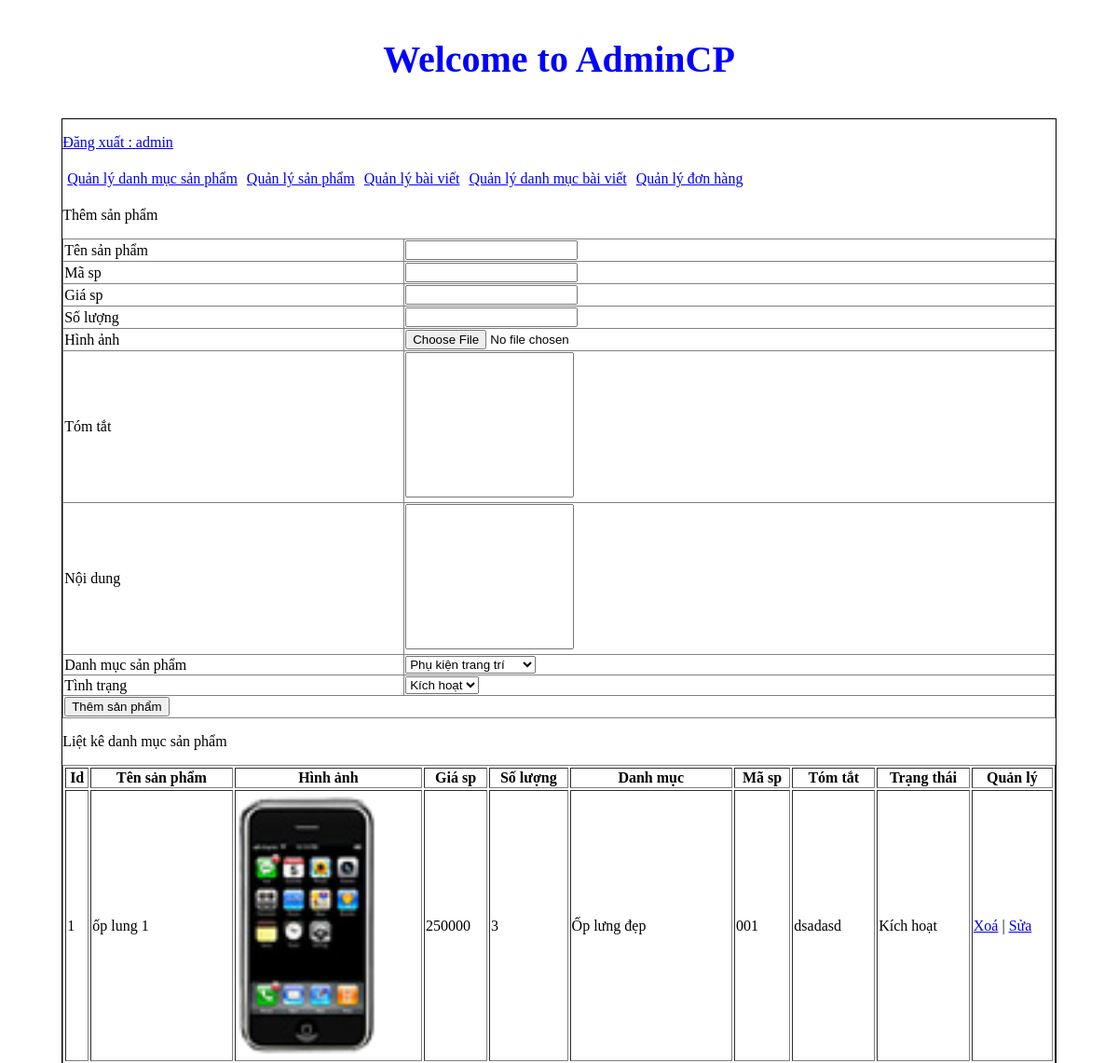
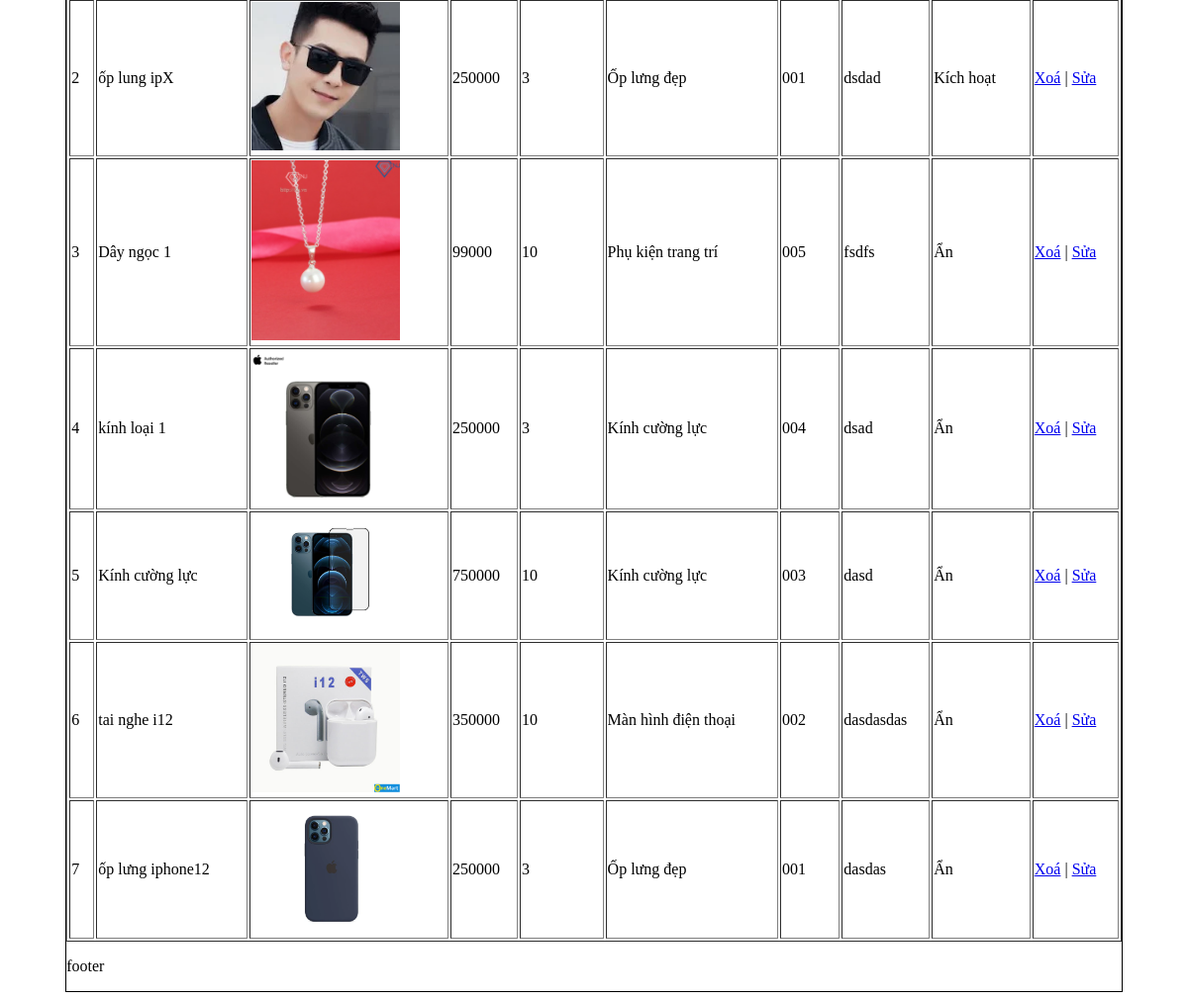
The app's page /admincp/index.php?action=quanlysp&query=them (signed in) with its own data (2 pictures, top to bottom).
### tables this page shows
CREATE TABLE `tbl_sanpham` (
  `id_sanpham` int(11) NOT NULL,
  `tensanpham` varchar(250) NOT NULL,
  `masp` varchar(100) NOT NULL,
  `giasp` varchar(50) NOT NULL,
  `soluong` int(11) NOT NULL,
  `hinhanh` varchar(50) NOT NULL,
  `tomtat` text NOT NULL,
  `noidung` text NOT NULL,
  `tinhtrang` int(11) NOT NULL,
  `id_danhmuc` int(11) NOT NULL
);

CREATE TABLE `tbl_danhmuc` (
  `id_danhmuc` int(11) NOT NULL,
  `tendanhmuc` varchar(100) NOT NULL,
  `thutu` int(11) NOT NULL
);

### admincp/modules/quanlysp/lietke.php (the view)
<?php
	$sql_lietke_sp = "SELECT * FROM tbl_sanpham,tbl_danhmuc WHERE tbl_sanpham.id_danhmuc=tbl_danhmuc.id_danhmuc ORDER BY id_sanpham DESC";
	$query_lietke_sp = mysqli_query($mysqli,$sql_lietke_sp);
?>
<p>Liệt kê danh mục sản phẩm</p>
<table style="width:100%" border="1" style="border-collapse: collapse;">
  <tr>
  	<th>Id</th>
    <th>Tên sản phẩm</th>
    <th>Hình ảnh</th>
    <th>Giá sp</th>
    <th>Số lượng</th>
    <th>Danh mục</th>
    <th>Mã sp</th>
    <th>Tóm tắt</th>
    <th>Trạng thái</th>
  	<th>Quản lý</th>
  </tr>
  <?php
  $i = 0;
  while($row = mysqli_fetch_array($query_lietke_sp)){
  	$i++;
  ?>
  <tr>
  	<td><?php echo $i ?></td>
    <td><?php echo $row['tensanpham'] ?></td>
    <td><img src="modules/quanlysp/uploads/<?php echo $row['hinhanh'] ?>" width="150px"></td>
    <td><?php echo $row['giasp'] ?></td>
    <td><?php echo $row['soluong'] ?></td>
    <td><?php echo $row['tendanhmuc'] ?></td>
    <td><?php echo $row['masp'] ?></td>
    <td><?php echo $row['tomtat'] ?></td>
    <td><?php if($row['tinhtrang']==1){
        echo 'Kích hoạt';
      }else{
        echo 'Ẩn';
      }
      ?>
    </td>
   	<td>
   		<a href="modules/quanlysp/xuly.php?idsanpham=<?php echo $row['id_sanpham'] ?>">Xoá</a> | <a href="?action=quanlysp&query=sua&idsanpham=<?php echo $row['id_sanpham'] ?>">Sửa</a>
   	</td>
  </tr>
  <?php
  }
  ?>
</table>

### admincp/index.php (shortened to what this page needs)
<!DOCTYPE html>
<html lang="en">
<head>
	<link rel="stylesheet" type="text/css" href="css/styleadmincp.css">
</head>
<body>
	<h3 class="title_admin">Welcome to AdminCP</h3>
	<div class="wrapper">
	<?php
			include("modules/header.php");
			include("modules/menu.php");
			include("modules/main.php");
			include("modules/footer.php");
	?>
	</div>
</body>
</html>

### admincp/modules/header.php (shortened to what this page needs)
<p><a href="index.php?dangxuat=1">Đăng xuất : <?php if(isset($_SESSION['dangnhap'])){
		echo $_SESSION['dangnhap'];
	} ?></a></p>

### admincp/modules/menu.php
<ul class="admincp_list">
	<li><a href="index.php?action=quanlydanhmucsanpham&query=them">Quản lý danh mục sản phẩm</a></li>
	<li><a href="index.php?action=quanlysp&query=them">Quản lý sản phẩm</a></li>
	<li><a href="index.php?action=quanlybaiviet&query=them">Quản lý bài viết</a></li>
	<li><a href="index.php?action=quanlydanhmucbaiviet&query=them">Quản lý danh mục bài viết</a></li>
	<li><a href="index.php?action=quanlydonhang&query=lietke">Quản lý đơn hàng</a></li>
</ul>

### admincp/modules/main.php (shortened to what this page needs)
<div class="main">
	<?php
				if(isset($_GET['action']) && $_GET['query']){
					$tam = $_GET['action'];
					$query = $_GET['query'];
				}else{
					$tam = '';
					$query = '';
				}
				if($tam=='quanlydanhmucsanpham' && $query=='them'){
					include("modules/quanlydanhmucsp/them.php");
					include("modules/quanlydanhmucsp/lietke.php");
				}elseif ($tam=='quanlydanhmucsanpham' && $query=='sua') {
					include("modules/quanlydanhmucsp/sua.php");
				}elseif ($tam=='quanlysp' && $query=='them') {
					include("modules/quanlysp/them.php");
					include("modules/quanlysp/lietke.php");
				}elseif($tam=='quanlysp' && $query=='sua'){
					include("modules/quanlysp/sua.php");
				}elseif($tam=='quanlydonhang' && $query=='lietke'){
					include("modules/quanlydonhang/lietke.php");
				}elseif($tam=='donhang' && $query=='xemdonhang'){
					include("modules/quanlydonhang/xemdonhang.php");
				}
				else{
					include("modules/dashboard.php");
				}
	?>
</div>

### admincp/modules/quanlysp/them.php (shortened to what this page needs)
<p>Thêm sản phẩm</p>
<table border="1" width="100%" style="border-collapse: collapse;">
 <form method="POST" action="modules/quanlysp/xuly.php" enctype="multipart/form-data">
	  <tr>
	  	<td>Tên sản phẩm</td>
	  	<td><input type="text" name="tensanpham"></td>
	  </tr>
	   <tr>
	  	<td>Mã sp</td>
	  	<td><input type="text" name="masp"></td>
	  </tr>
	  <tr>
	  	<td>Giá sp</td>
	  	<td><input type="text" name="giasp"></td>
	  </tr>
	  <tr>
	  	<td>Số lượng</td>
	  	<td><input type="text" name="soluong"></td>
	  </tr>
	   <tr>
	  	<td>Hình ảnh</td>
	  	<td><input type="file" name="hinhanh"></td>
	  </tr>
	  <tr>
	  	<td>Tóm tắt</td>
	  	<td><textarea rows="10"  name="tomtat" style="resize: none"></textarea></td>
	  </tr>
	   <tr>
	  	<td>Nội dung</td>
	  	<td><textarea rows="10"  name="noidung" style="resize: none"></textarea></td>
	  </tr>
	  <tr>
	    <td>Danh mục sản phẩm</td>
	    <td>
	    	<select name="danhmuc">
	    		<?php
	    		$sql_danhmuc = "SELECT * FROM tbl_danhmuc ORDER BY id_danhmuc DESC";
	    		$query_danhmuc = mysqli_query($mysqli,$sql_danhmuc);
	    		while($row_danhmuc = mysqli_fetch_array($query_danhmuc)){
	    		?>
	    		<option value="<?php echo $row_danhmuc['id_danhmuc'] ?>"><?php echo $row_danhmuc['tendanhmuc'] ?></option>
	    		<?php
	    		}
	    		?>
	    	</select>
	    </td>
	  </tr>
	  <tr>
	    <td>Tình trạng</td>
	    <td>
	    	<select name="tinhtrang">
	    		<option value="1">Kích hoạt</option>
	    	</select>
	    </td>
	  </tr>
	   <tr>
	    <td colspan="2"><input type="submit" name="themsanpham" value="Thêm sản phẩm"></td>
	  </tr>
 </form>
</table>

### admincp/modules/footer.php
<p>footer</p>

### admincp/css/styleadmincp.css (style rules this page uses)
ul.admincp_list { padding: 0; margin: 0; list-style: none; }
ul.admincp_list li { float: left; margin: 5px; }
h3.title_admin { text-align: center; font-size: 40px; color: blue; }
.wrapper { border:1px solid #000; height: auto; width: 90%; margin:0 auto; }

### records on screen
tbl_sanpham: tensanpham "ốp lung 1", hinhanh (picture), giasp "250000", soluong "3", id_danhmuc.tendanhmuc "Ốp lưng đẹp", masp "001", tomtat "dsadasd", tinhtrang "Kích hoạt"
tbl_sanpham: tensanpham "ốp lung ipX", hinhanh (picture), giasp "250000", soluong "3", id_danhmuc.tendanhmuc "Ốp lưng đẹp", masp "001", tomtat "dsdad", tinhtrang "Kích hoạt"
tbl_sanpham: tensanpham "Dây ngọc 1", hinhanh (picture), giasp "99000", soluong "10", id_danhmuc.tendanhmuc "Phụ kiện trang trí", masp "005", tomtat "fsdfs", tinhtrang "Ẩn"
tbl_sanpham: tensanpham "kính loại 1", hinhanh (picture), giasp "250000", soluong "3", id_danhmuc.tendanhmuc "Kính cường lực", masp "004", tomtat "dsad", tinhtrang "Ẩn"
tbl_sanpham: tensanpham "Kính cường lực", hinhanh (picture), giasp "750000", soluong "10", id_danhmuc.tendanhmuc "Kính cường lực", masp "003", tomtat "dasd", tinhtrang "Ẩn"
tbl_sanpham: tensanpham "tai nghe i12", hinhanh (picture), giasp "350000", soluong "10", id_danhmuc.tendanhmuc "Màn hình điện thoại", masp "002", tomtat "dasdasdas", tinhtrang "Ẩn"
tbl_sanpham: tensanpham "ốp lưng iphone12", hinhanh (picture), giasp "250000", soluong "3", id_danhmuc.tendanhmuc "Ốp lưng đẹp", masp "001", tomtat "dasdas", tinhtrang "Ẩn"

### other values on screen
$_SESSION['dangnhap'] "admin"
form field danhmuc "Phụ kiện trang trí"
